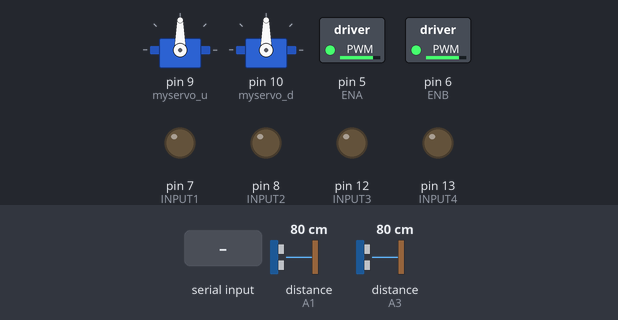
The sketch below on a simulated Arduino Uno, built with avr-gcc and run on an emulated ATmega328P. Parts: 2 × servo, switched loads named in the sketch (green lamp = pin HIGH), output pins drawn as LEDs (lit = HIGH). Wiring (inferred from the names in the program): 2 × ultrasonic range finder: trigger A0, echo A1 / trigger A2, echo A3. Inputs (shaded band) come from the test bench; at power-on: distance to the obstacle (sensors on A1, A3) 80 cm. The echo pulse lasts 58.3 µs per cm; pins used as bus, display or sensor lines are not drawn.

Above: at 1.2 s.
1.3 s: "j" received over Serial
At 1.9 s:
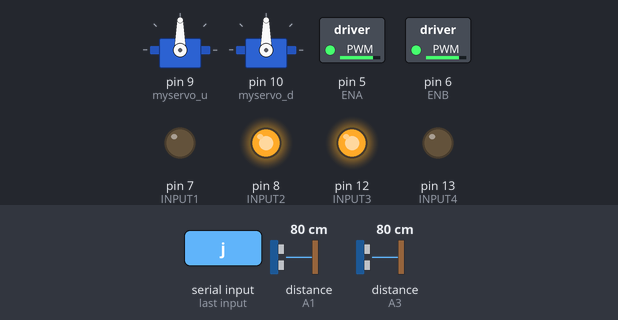
2.8 s: "l" received over Serial
At 3.5 s:
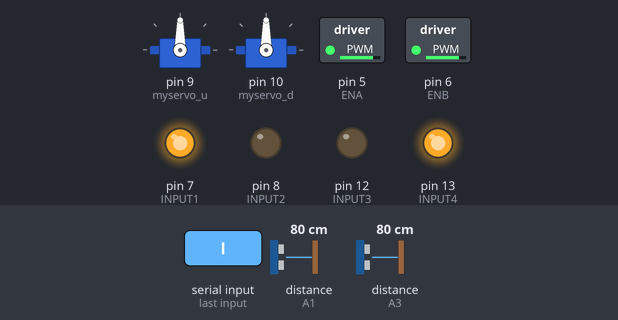
4.3 s: "i" received over Serial
At 4.6 s:
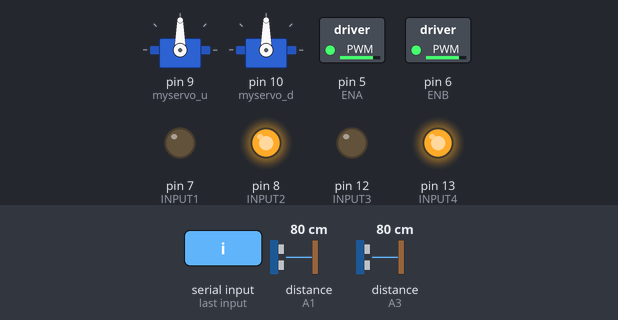
5.8 s: "k" received over Serial
At 6.2 s:
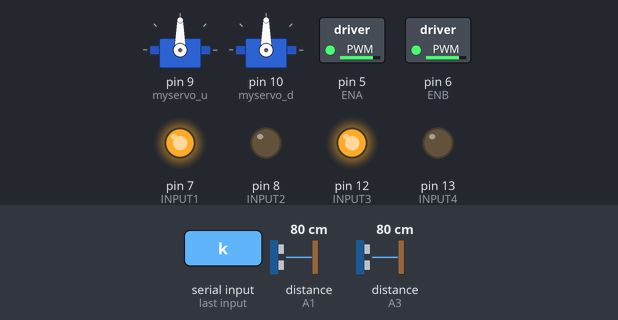
7.3 s: "1" received over Serial
At 8.3 s:
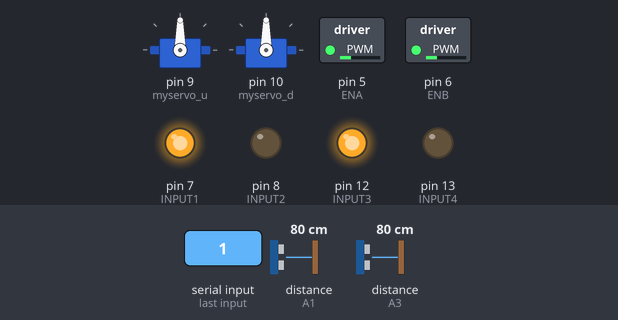
9.0 s: "p" received over Serial
At 10.0 s:
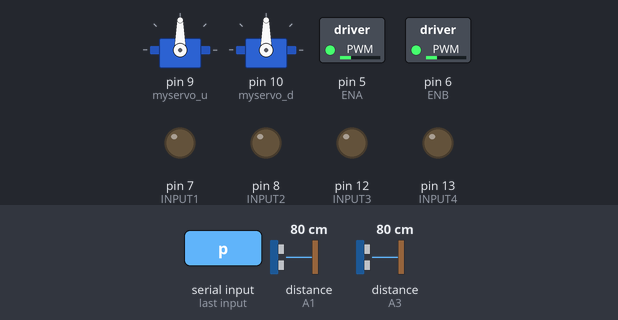
Timing chart, 0 to 11.5 s (numbered marks = the images above; inputs shaded):
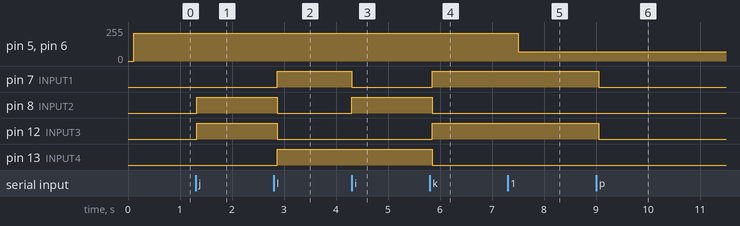

The sketch:

_11.12.2017.ino
```cpp
/*----------------------------------------------------------------------------------*/
/*----------------------------------------------------------------------------------*/
/*      Arduino Software for the Control of the "ArduinoCar"          */
/*            (made for Arduino Yún)                    */
/*                                          */
/*      made by:    Wang, Weijian                      */
/*
/*                                          */
/*      last update:  Oktober 23, 2017                    */
/*                                          */
/*      features:                               */
/*        - WLAN Arduino Yun  (Name: 'root', PW: 'arduino')         */
/*          --> Standard-Adresse: http://192.168.240.1/         */
/*          --> Kommunikation:    192.168.240.1:255           */
/*        - Control ArduinoCar                        */
/*          --> Drive Forward:    'w' --> MOTOR_GO_FORWARD        */
/*          --> Turn Left:      'a' --> MOTOR_GO_LEFT         */
/*          --> Drive Backward:   's' --> MOTOR_GO_BACK         */
/*          --> Turn Right:     'd' --> MOTOR_GO_RIGHT          */
/*          --> Stop:       'x' --> MOTOR_GO_STOP         */
/*        - Control ArduinoCar Speed                     */
/*          --> Seekbar:   Maximal: 255     Minimal: 0                  */
/*        - No WiFi-Communication                       */
/*          --> MOTOR_GO_STOP                       */
/*        - AutomaticMode (TriggerMode)                   */
/*            --> MOTOR_GO_STOP                     */
/*            --> MOTOR_GO_BACK                     */
/*            --> MOTOR_GO_LEFT or MOTOR_GO_RIGHT             */
/*            --> MOTOR_GO_FORWARD                    */

/*----------------------------------------------------------------------------------*/
/*----------------------------------------------------------------------------------*/

#include <Servo.h>

Servo myservo_u;  // create servo object to control a servo
                // twelve servo objects can be created on most boards
Servo myservo_d;  // create servo object to control a servo

const int ENA = 5;    //L298 A -> Motor A aktivieren
const int ENB = 6;    //L298 B -> Motor B aktivieren
const int INPUT2 = 8;  //-> Motorschnittstellen 1-4
const int INPUT1 = 7;
const int INPUT3 = 12;
const int INPUT4 = 13;
int velocity = 210;    //Motorgeschwindigkeit


int TrigPinright = A0;
int EchoPinright = A1;
int TrigPinleft = A2;
int EchoPinleft = A3;
float distanceright;
float distanceleft;

String inputString = "";         // a string to hold incoming data
boolean stringComplete = false;  // whether the string is complete


#define MOTOR_GO_BACK    {digitalWrite(INPUT1,HIGH);digitalWrite(INPUT2,LOW);digitalWrite(INPUT3,HIGH);digitalWrite(INPUT4,LOW);}
#define MOTOR_GO_FORWARD  {digitalWrite(INPUT1,LOW);digitalWrite(INPUT2,HIGH);digitalWrite(INPUT3,LOW);digitalWrite(INPUT4,HIGH);}
#define MOTOR_GO_LEFT   {digitalWrite(INPUT1,LOW);digitalWrite(INPUT2,HIGH);digitalWrite(INPUT3,HIGH);digitalWrite(INPUT4,LOW);}
#define MOTOR_GO_RIGHT    {digitalWrite(INPUT1,HIGH);digitalWrite(INPUT2,LOW);digitalWrite(INPUT3,LOW);digitalWrite(INPUT4,HIGH);}
#define MOTOR_GO_STOP   {digitalWrite(INPUT1,LOW);digitalWrite(INPUT2,LOW);digitalWrite(INPUT3,LOW);digitalWrite(INPUT4,LOW);}

int value;
bool AutomaticMode = false;


void setup() {

    myservo_u.attach(9);  // attaches the servo on pin 9 to the servo object
   myservo_d.attach(10);  // attaches the servo on pin 9 to the servo object
  // initialize serial:
  Serial.begin(115200);
  // reserve 200 bytes for the inputString:
  inputString.reserve(200);

  pinMode(ENA, OUTPUT);
  pinMode(ENB, OUTPUT);
  pinMode(INPUT1, OUTPUT);
  pinMode(INPUT2, OUTPUT);
  pinMode(INPUT3, OUTPUT);
  pinMode(INPUT4, OUTPUT);
  pinMode(TrigPinright, OUTPUT);
  pinMode(EchoPinright, INPUT);
  pinMode(TrigPinleft, OUTPUT);
  pinMode(EchoPinleft, INPUT);
}
void Sensor()
{
  digitalWrite(TrigPinright, LOW);
  delayMicroseconds(2);
  digitalWrite(TrigPinright, HIGH);
  delayMicroseconds(10);
  digitalWrite(TrigPinright, LOW);
  distanceright = pulseIn(EchoPinright, HIGH) / 58.00;
  digitalWrite(TrigPinleft, LOW);
  delayMicroseconds(2);
  digitalWrite(TrigPinleft, HIGH);
  delayMicroseconds(10);
  digitalWrite(TrigPinleft, LOW);
  distanceleft = pulseIn(EchoPinleft, HIGH) / 58.00;

//  Serial.print(distanceleft);
//  Serial.print("cm");
//  Serial.print(" ");
//  Serial.print(distanceright);
// Serial.print("cm");
//  Serial.println();


  delay(100);
}
void loop() {
    runProcess();
//    Serial.println("a/");
//  delay(50); // Poll every 50ms
}


void runProcess() {
//  String command;
  Sensor();
//  char cmd;
  analogWrite(ENA, velocity);
  analogWrite(ENB, velocity);

  serialEvent(); //call the function
  if (stringComplete) {

    // clear the string:
    stringComplete = false;

    if (inputString == "j") {
      if (!AutomaticMode) {
        MOTOR_GO_LEFT;
        //Serial.println("j");
       // Sensor();
      }
    }
    if (inputString == "l") {
      if (!AutomaticMode) {
        MOTOR_GO_RIGHT;
      //  Sensor();
      }
    }
    if (inputString == "i") {
      if (!AutomaticMode) {
        MOTOR_GO_FORWARD;
      //  Sensor();
      }
    }
    if (inputString == "k") {
      if (!AutomaticMode) {
        MOTOR_GO_BACK;
      //  Sensor();
      }
    }
    if (inputString == "p") {
      MOTOR_GO_STOP;
    }
    if (inputString == "1") {
      velocity = 70;
    }
    if (inputString == "2") {
      velocity = 140;
    }
    if (inputString == "3") {
      velocity = 210;
    }
    if (inputString == "o") {
      AutomaticMode = true;
      MOTOR_GO_STOP;
    }
    if (inputString == "v") {
      AutomaticMode = false;
      MOTOR_GO_STOP;
    }
   if (inputString == "s") {
      myservo_u.write(90);
   }
   if (inputString == "d") {
      myservo_d.write(0);
   }
   if (inputString == "a") {
      myservo_d.write(90);
   }
   if (inputString == "w") {
      myservo_u.write(0);
   }
   inputString = "";
  }
  if (AutomaticMode == true)
  {
    Autonom();
  }
}


void Autonom()
{
  if (AutomaticMode == true) {

    if (distanceright <= 30 && distanceleft <= 30)
    {
      MOTOR_GO_STOP;

      delay(100);

      MOTOR_GO_BACK;
      delay(1000);
      MOTOR_GO_RIGHT;
      delay (800);
      MOTOR_GO_FORWARD;
    }
    if (distanceright <= 30 && distanceleft > 30)
    {
      MOTOR_GO_STOP;
      delay(100);
      MOTOR_GO_BACK;
      delay(1000);
      analogWrite(ENA, velocity);
      analogWrite(ENB, velocity);
      MOTOR_GO_LEFT;
      delay (400);
      MOTOR_GO_STOP;
      delay(100);
      MOTOR_GO_FORWARD;
    }
    else
    {
      if (distanceleft <= 30)
      {
        MOTOR_GO_STOP;
        delay(100);
        MOTOR_GO_BACK;
        delay(400);
        analogWrite(ENA, velocity);
        analogWrite(ENB, velocity);
        MOTOR_GO_RIGHT;
        delay (400);
        MOTOR_GO_STOP;
        delay(100);
        MOTOR_GO_FORWARD;
      }
      else
      {
        MOTOR_GO_FORWARD;
      }
    }
  }

}

/*
  SerialEvent occurs whenever a new data comes in the
 hardware serial RX.  This routine is run between each
 time loop() runs, so using delay inside loop can delay
 response.  Multiple bytes of data may be available.
 */
void serialEvent() {
  while (Serial.available()) {
    // get the new byte:
    char inChar = (char)Serial.read();
    // add it to the inputString:

    // if the incoming character is a newline, set a flag
    // so the main loop can do something about it:
//    if (inChar == '\n') {
      stringComplete = true;
//    }
//    else
     inputString += inChar;
  }
}
```

Measured:
- after the input at 1.3 s, pin 8 (INPUT2), pin 12 (INPUT3): LOW → HIGH at once
- after the input at 2.8 s, pin 7 (INPUT1), pin 13 (INPUT4): LOW → HIGH after 0.07 s; pin 8 (INPUT2), pin 12 (INPUT3): HIGH → LOW after 0.07 s
- after the input at 4.3 s, pin 7 (INPUT1): HIGH → LOW at once; pin 8 (INPUT2): LOW → HIGH at once
- after the input at 5.8 s, pin 7 (INPUT1), pin 12 (INPUT3): LOW → HIGH after 0.05 s; pin 8 (INPUT2), pin 13 (INPUT4): HIGH → LOW after 0.05 s
- after the input at 7.3 s, pin 5 (ENA), pin 6 (ENB): 210/255 → 70/255 after 0.21 s
- after the input at 9.0 s, pin 7 (INPUT1), pin 12 (INPUT3): HIGH → LOW after 0.05 s
